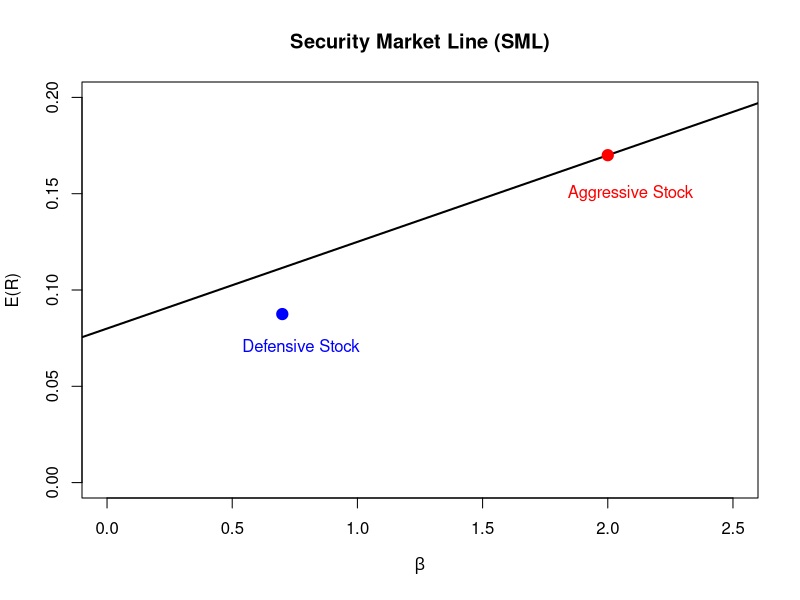

Write the R code that produced this figure.

# Question #2

# market return
Rm1=0.05
Rm2=0.20

# Aggressive Stock
RnA1=0.02
RnA2=0.32
betaA=(RnA2-RnA1)/(Rm2-Rm1)


# Defensive Stock
RnD1=0.035
RnD2=0.14
betaD=(RnD2-RnD1)/(Rm2-Rm1)


#Rf=(RnA1-betaA*Rm1)/(1-betaA)

#Rf=(RnD1-betaD*Rm1)/(1-betaD)


# if the market return is equally likely to be 5% or 20%
RnA=0.5*(RnA1+RnA2)
RnD=0.5*(RnD1+RnD2)


Rf=0.08
RM=0.5*(0.05+0.2)
slope=RM-Rf

plot(c(betaA,betaD), c(RnA,RnD), type="n", pch=19, col="red", cex=1.5,
     main = "Security Market Line (SML)",
     xlim=c(0.0,2.5), ylim=c(0.0, 0.20), xlab = expression(beta), ylab = "E(R)")

abline(Rf,slope,lwd=2)

points(betaA, RnA, pch=19, col="red", cex=1.5)
text(1.8, 0.15, "Aggressive Stock", col="red", pos=4)
points(betaD, RnD, pch=19, col="blue", cex=1.5)
text(0.5, 0.07, "Defensive Stock", col="blue", pos=4)

# alpha

ERA=Rf+slope*betaA   # CAPM
alphaA=RnA-ERA

ERD=Rf+slope*betaD   # CAPM
alphaD=RnD-ERD


